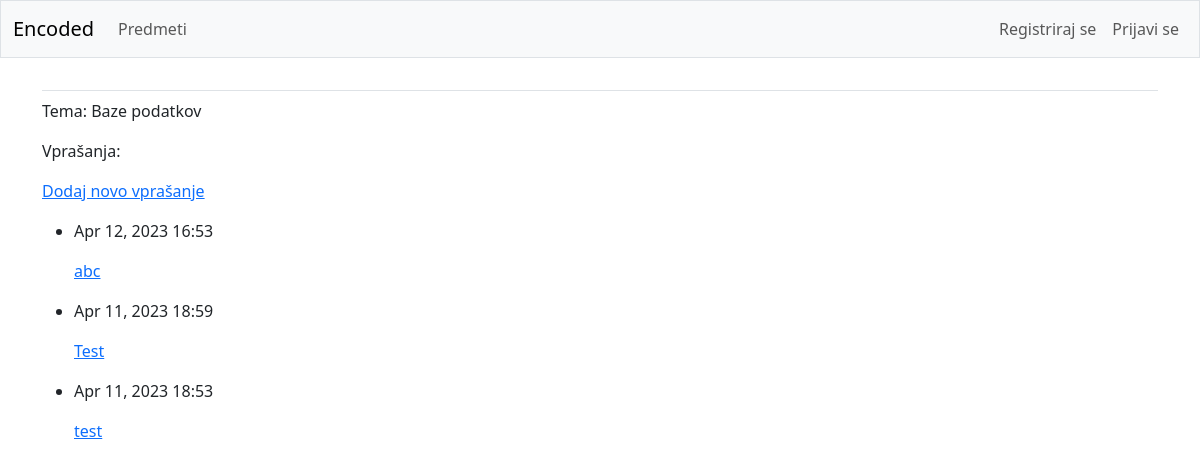
/topics/1/, run on the app's committed database.
### bounties/models.py (models this page shows, shortened)
class Topic(models.Model):
    owner=models.ForeignKey(User, on_delete=models.CASCADE)
    name=models.CharField(max_length=200)
    subject=models.ForeignKey(Subject, on_delete=models.CASCADE)
    date_added=models.DateTimeField(auto_now_add=True)

class Bounty(models.Model):
    owner=models.ForeignKey(User, on_delete=models.CASCADE)
    name=models.CharField(max_length=200)
    subject=models.ForeignKey(Subject, on_delete=models.CASCADE)
    topic=models.ForeignKey(Topic, on_delete=models.CASCADE)
    date_added=models.DateTimeField(auto_now_add=True)
    text=models.TextField(default="Nedokoncana objava")
    class Meta:
        verbose_name_plural = 'bounties'

### bounties/views.py (the view)
# urls.py: path('topics/<int:topic_id>/', views.topic, name='topic'),
def topic(request, topic_id):
    topic=Topic.objects.get(id=topic_id)
    bounties=topic.bounty_set.order_by('-date_added')
    context={'topic': topic, 'bounties': bounties}
    return render(request, 'bounties/topic.html', context)

### bounties/templates/bounties/topic.html
{% extends 'bounties/base.html' %}
{% block content %}
<p>Tema: {{ topic.name }}</p>
<p>Vprašanja: </p>
<p>
  <a href="{% url 'bounties:new_bounty' topic.id %}">Dodaj novo vprašanje</a>
</p>
<ul>
    {% for bounty in bounties %}
      <li>
        <p>{{ bounty.date_added|date:'M d, Y H:i' }}</p>
        <p><a href="{% url 'bounties:bounty' topic.id bounty.id %}">{{ bounty.name }}</a></p>
      </li>
    {% empty %}
      <li>Nihče še ni zastavil vprašanja za to temo.</li>
    {% endfor %}
</ul>
{% endblock content %}

### data on the page
Topic: name "Baze podatkov"
Bounty: date_added "Apr 12, 2023 16:53", name "abc"
Bounty: date_added "Apr 11, 2023 18:59", name "Test"
Bounty: date_added "Apr 11, 2023 18:53", name "test"
